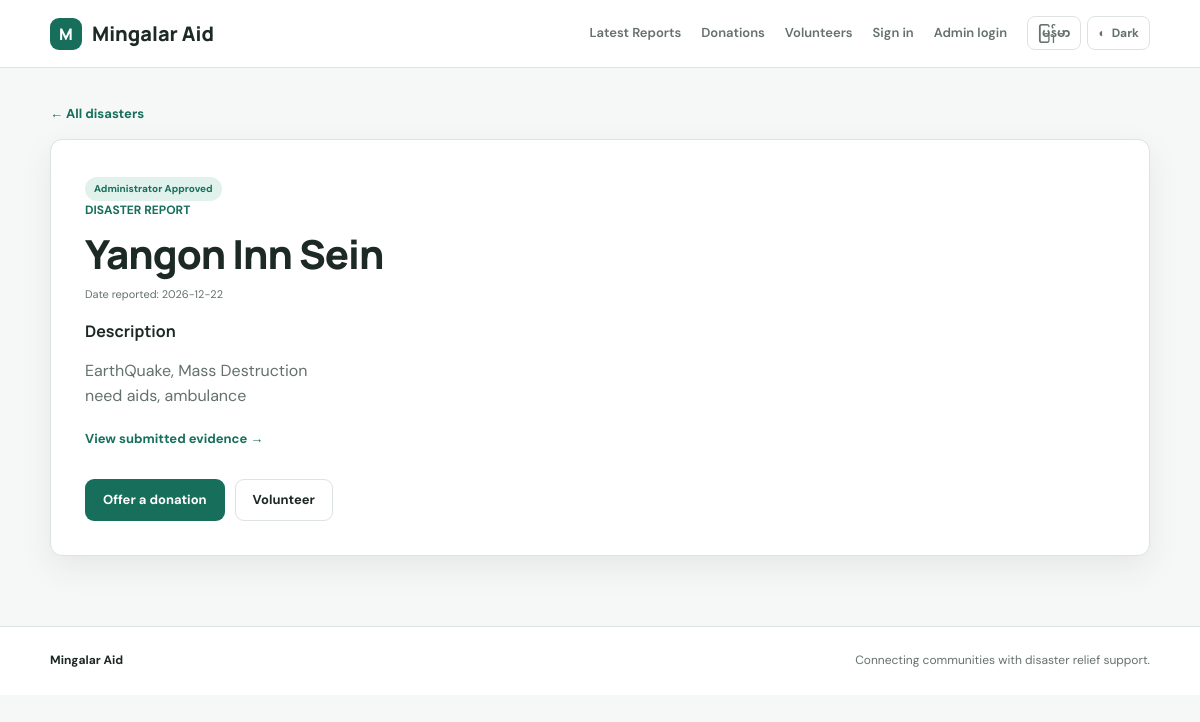
The app's page /disasters/2 with its own data.
### tables this page shows
CREATE TABLE disasters (
            id INTEGER PRIMARY KEY AUTOINCREMENT,
            disaster_date TEXT NOT NULL,
            place TEXT NOT NULL,
            description TEXT NOT NULL,
            evidence_url TEXT,
            status TEXT NOT NULL DEFAULT 'pending',
            submitted_at TEXT NOT NULL
        );

### MingalarAid.Backend/api/public_api.py (the view)
    @app.route("/disasters/<int:disaster_id>")
    def disaster_detail(disaster_id):
        disaster = disaster_service.get_public(disaster_id)
        if disaster is None:
            abort(404)
        return render_template("disaster_detail.html", disaster=disaster)

### MingalarAid.Backend/dataaccess/database.py (called while the page is built)
def get_connection():
    DATABASE_PATH.parent.mkdir(parents=True, exist_ok=True)
    connection = sqlite3.connect(DATABASE_PATH)
    connection.row_factory = sqlite3.Row
    return connection

### MingalarAid.Backend/dataaccess/disaster_repository.py (called while the page is built)
def find_approved(disaster_id):
    with get_connection() as db:
        return db.execute(
            "SELECT * FROM disasters WHERE id = ? AND status = 'approved'", (disaster_id,)
        ).fetchone()

### MingalarAid.Backend/service/disaster_service.py (called while the page is built)
def get_public(disaster_id):
    return disaster_repository.find_approved(disaster_id)

### MingalarAid.Frontend/templates/disaster_detail.html (shortened to what this page needs)
{% extends "base.html" %}
{% block content %}
<a class="back-link" href="{{ url_for('disasters') }}">← All disasters</a>
<article class="detail-panel">
  <span class="status approved">Administrator approved</span>
  <p class="eyebrow">DISASTER REPORT</p><h1>{{ disaster.place }}</h1>
  <p class="date">Date reported: {{ disaster.disaster_date }}</p>
  <h3>Description</h3><p class="detail-description">{{ disaster.description }}</p>
  {% if disaster.evidence_url %}<p><a class="text-link" href="{{ disaster.evidence_url }}" target="_blank" rel="noopener">View submitted evidence →</a></p>{% endif %}
  <div class="detail-actions"><a class="button primary" href="{{ url_for('donate', disaster_id=disaster.id) }}">Offer a donation</a><a class="button secondary" href="{{ url_for('volunteer', disaster_id=disaster.id) }}">Volunteer</a></div>
</article>
{% endblock %}

### MingalarAid.Frontend/static/css/style.css (style rules this page uses)
:root { color-scheme: light; --bg: #f6f8f7; --surface: #ffffff; --surface-soft: #eef3f1; --text: #1c2925; --muted: #64716d; --border: #dce3e0; --brand: #176f5b; --brand-strong: #105747; --brand-soft: #e1f1eb; --danger: #b43f46; --danger-soft: #fbeaec; --warning: #946516; --warning-soft: #fff3d7; --shadow: 0 12px 32px rgb(22 45 37 / 8%); --radius: 12px; }
* { box-sizing: border-box; }
html { scroll-behavior: smooth; }
body { margin: 0; background: var(--bg); color: var(--text); font-family: 'DM Sans', 'Noto Sans Myanmar', sans-serif; line-height: 1.6; transition: background .2s, color .2s; }
a { color: inherit; text-decoration: none; }
.eyebrow { margin: 0 0 12px; color: var(--brand); font-size: 12px; font-weight: 700; }
.hero h1, .page-heading h1, .form-intro h1, .detail-panel h1, .login-card h1, .auth-form h1 { color: var(--text); font: 800 clamp(36px, 6vw, 62px) / 1.08 'Manrope', 'Noto Sans Myanmar', sans-serif; letter-spacing: -2px; margin: 0 0 20px; }
.hero-actions, .detail-actions, .strip-actions { display: flex; flex-wrap: wrap; gap: 10px; margin-top: 28px; }
.button { display: inline-flex; align-items: center; justify-content: center; min-height: 42px; border: 1px solid transparent; border-radius: 9px; padding: 10px 17px; font-weight: 700; font-size: 13px; cursor: pointer; transition: background .15s, border-color .15s, transform .15s; }
.primary { background: var(--brand); color: #fff; }
.secondary, .light { background: var(--surface); border-color: var(--border); color: var(--text); }
.text-link, .back-link { color: var(--brand); font-size: 13px; font-weight: 700; }
.disaster-card, .support-card, .admin-card, .detail-panel, .form-card, .table-wrap { background: var(--surface); border: 1px solid var(--border); border-radius: var(--radius); box-shadow: var(--shadow); }
.status { display: inline-block; border-radius: 999px; padding: 4px 9px; font-size: 10px; font-weight: 700; text-transform: capitalize; }
.status.approved { background: var(--brand-soft); color: var(--brand); }
.date { color: var(--muted); font-size: 11px; }
.back-link { display: inline-block; margin: 36px 0 14px; }
.detail-panel { margin-bottom: 70px; padding: 34px; }
.detail-panel h1 { margin: 10px 0; font-size: 40px; letter-spacing: -1px; }
.detail-panel h3 { color: var(--text); font: 700 16px 'Manrope', 'Noto Sans Myanmar', sans-serif; }
.detail-description { color: var(--muted); white-space: pre-wrap; }
html, body { max-width: 100%; overflow-x: hidden; }

### records on screen
disasters: place "Yangon Inn Sein", disaster_date "2026-12-22", description "EarthQuake, Mass Destruction need aids, ambulance"
